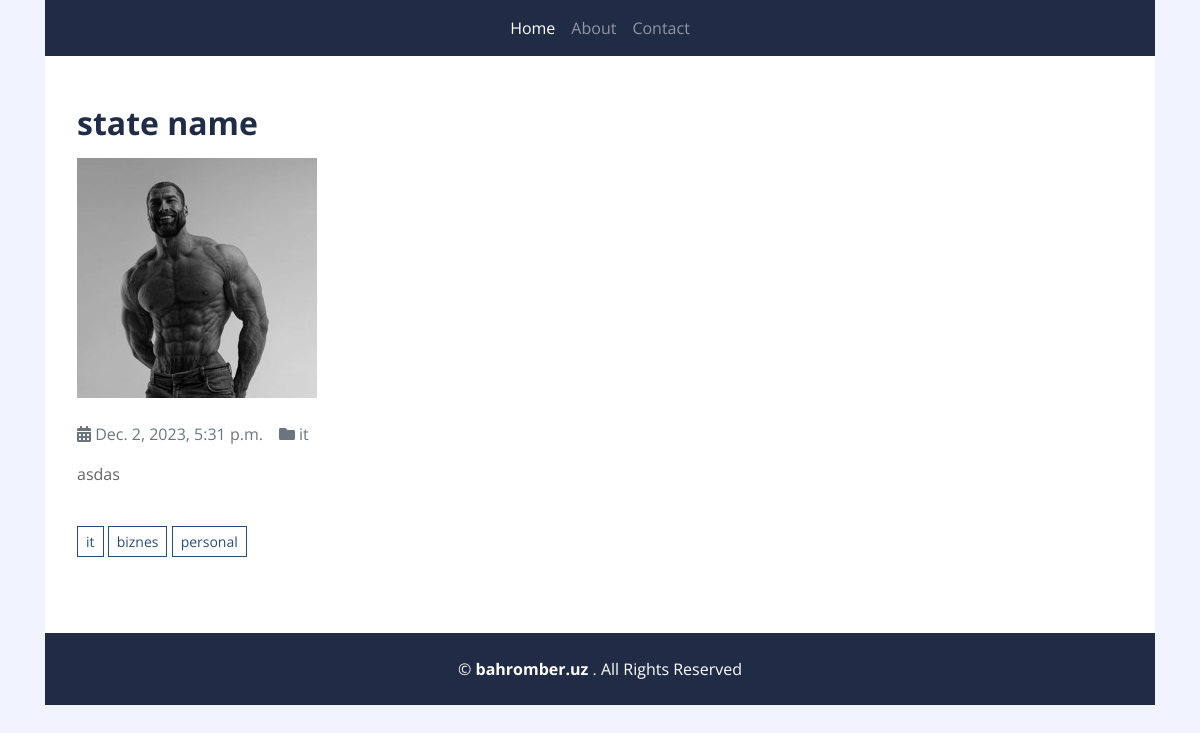
/post/1, run on the app's committed database.
### home/models.py (models this page shows, shortened)
class Post(models.Model):
    image = models.ImageField(upload_to='static/images/')
    title = models.CharField(max_length=256,)
    description = models.CharField(max_length=256,)
    content = RichTextField()
    category = models.ForeignKey(Category, on_delete=models.CASCADE)
    tag = models.ManyToManyField(Tag, related_name='posts', blank=True)
    slug = models.SlugField(max_length=256)
    created_at = models.DateTimeField(auto_now_add=True)
    updated_at = models.DateTimeField(auto_now=True)
    class Meta:
        ordering = ['-created_at']

class Category(models.Model):
    title = models.CharField(max_length=128)
    def __str__(self):
        return self.title

class Tag(models.Model):
    title = models.CharField(max_length=128)
    def __str__(self):
        return self.title

### home/views.py (the view)
# urls.py: path("post/<slug:slug>", PostList.as_view(), name="post"),
class PostList(generic.ListView):
    model = Post
    template_name = 'blog.html'
    context_object_name = 'post'
    def get_queryset(self):
        slug = self.kwargs['slug']
        return Post.objects.get(slug=slug)
    def get_context_data(self, **kwargs):
        context = super().get_context_data(**kwargs)
        slug = self.kwargs['slug']
        post = get_object_or_404(Post, slug=slug)
        context['post'] = post
        tags = post.tag.all()
        context['tags'] = tags
        return context

### pages/context_processors.py (called while the page is built)
def about(request):
    about_obj = About.objects.first()
    return {'about': about_obj}

### templates/blog.html (shortened to what this page needs)
{% extends 'base.html' %}
{% load static %}
{% block blog_detail %}
<div class="container py-5 px-2 bg-white">
    <div class="row px-4">
        <div class="col-12">
            <h2 class="mb-3 font-weight-bold">{{ post.title }}</h2>
            <img class="img-fluid mb-4" src="{{ post.image.url }}" alt="{{ post.title }}">
            <div class="d-flex">
                <p class="mr-3 text-muted"><i class="fa fa-calendar-alt"></i> {{ post.created_at}}</p>
                <p class="mr-3 text-muted"><i class="fa fa-folder"></i> {{ post.category }}</p>
            </div>
            <p>{{ post.content|safe }}</p>
        </div>
        <div class="col-12 py-4">
            {% for tag in tags %}
                <a href="" class="btn btn-sm btn-outline-primary mb-1">{{ tag }}</a>
            {% endfor %}
        </div>
    </div>
</div>
{% endblock %}

### data on the page
Post: title "state name", image (picture), created_at "Dec. 2, 2023, 5:31 p.m.", category "it", content "asdas"
Tag: title "it"
Tag: title "biznes"
Tag: title "personal"
